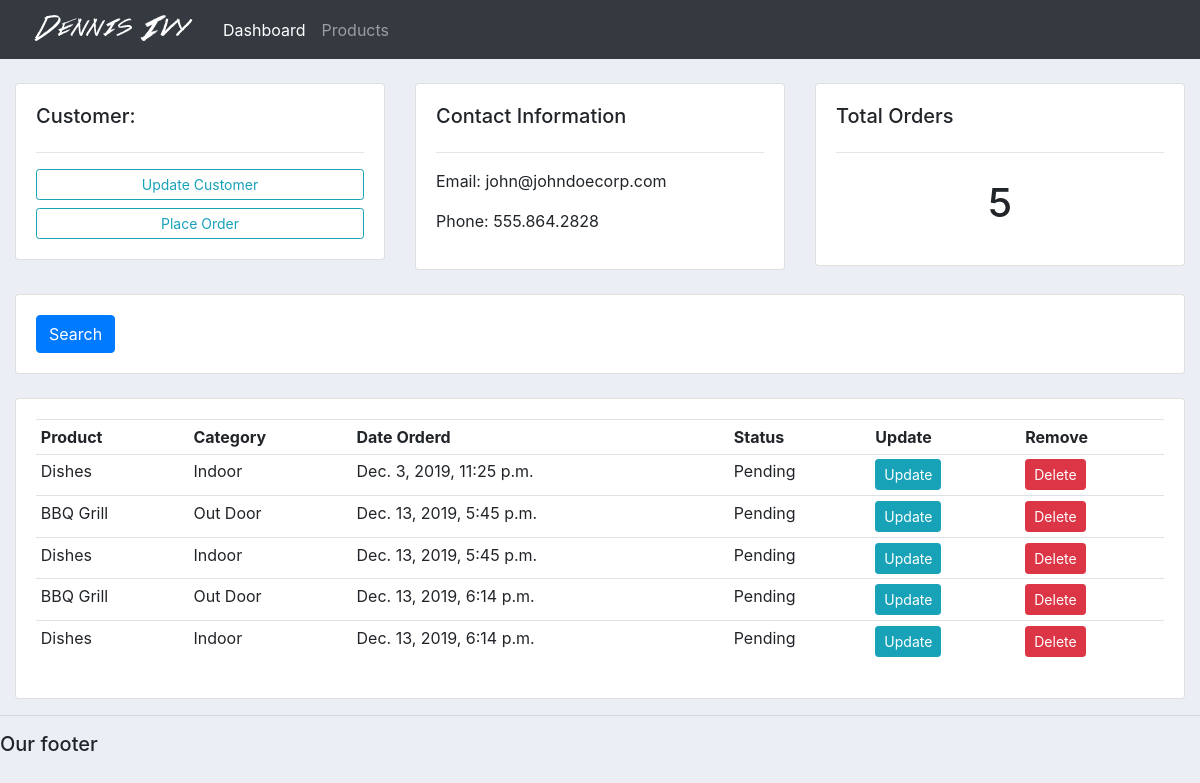
/customer/4/, run on the app's committed database.
### accounts/models.py (models this page shows, shortened)
class Customer(models.Model):
	name = models.CharField(max_length=200, null=True)
	phone = models.CharField(max_length=200, null=True)
	email = models.CharField(max_length=200, null=True)
	date_created = models.DateTimeField(auto_now_add=True, null=True)

class Order(models.Model):
	STATUS = (
			('Pending', 'Pending'),
			('Out for delivery', 'Out for delivery'),
			('Delivered', 'Delivered'),
			)
	customer = models.ForeignKey(Customer, null=True, on_delete= models.SET_NULL)
	product = models.ForeignKey(Product, null=True, on_delete= models.SET_NULL)
	date_created = models.DateTimeField(auto_now_add=True, null=True)
	status = models.CharField(max_length=200, null=True, choices=STATUS)

class Product(models.Model):
	CATEGORY = (
			('Indoor', 'Indoor'),
			('Out Door', 'Out Door'),
			)
	name = models.CharField(max_length=200, null=True)
	price = models.FloatField(null=True)
	category = models.CharField(max_length=200, null=True, choices=CATEGORY)
	description = models.CharField(max_length=200, null=True, blank=True)
	date_created = models.DateTimeField(auto_now_add=True, null=True)
	tags = models.ManyToManyField(Tag)
	def __str__(self):
		return self.name

### accounts/views.py (the view)
# urls.py: path('customer/<str:pk_test>/', views.customer, name="customer"),
def customer(request, pk_test):
	customer = Customer.objects.get(id=pk_test)
	orders = customer.order_set.all()
	order_count = orders.count()
	context = {'customer':customer, 'orders':orders, 'order_count':order_count}
	return render(request, 'accounts/customer.html',context)

### accounts/templates/accounts/customer.html
{%  extends 'accounts/main.html' %}
{% block content %}
	<br>
<div class="row">
	<div class="col-md">
		<div class="card card-body">
			<h5>Customer:</h5>
			<hr>
			<a class="btn btn-outline-info  btn-sm btn-block" href="">Update Customer</a>
			<a class="btn btn-outline-info  btn-sm btn-block" href="{% url 'create_order' customer.id %}">Place Order</a>
		</div>
	</div>
	<div class="col-md">
		<div class="card card-body">
			<h5>Contact Information</h5>
			<hr>
			<p>Email: {{customer.email}}</p>
			<p>Phone: {{customer.phone}}</p>
		</div>
	</div>
	<div class="col-md">
		<div class="card card-body">
			<h5>Total Orders</h5>
			<hr>
			<h1 style="text-align: center;padding: 10px">{{order_count}}</h1>
		</div>
	</div>
</div>
<br>
<div class="row">
	<div class="col">
		<div class="card card-body">
			<form method="get">
		    <button class="btn btn-primary" type="submit">Search</button>
		  </form>
		</div>
	</div>
</div>
<br>
<div class="row">
	<div class="col-md">
		<div class="card card-body">
			<table class="table table-sm">
				<tr>
					<th>Product</th>
					<th>Category</th>
					<th>Date Orderd</th>
					<th>Status</th>
					<th>Update</th>
					<th>Remove</th>
				</tr>
				{% for order in orders %}
				<tr>
					<td>{{order.product}}</td>
					<td>{{order.product.category}}</td>
					<td>{{order.date_created}}</td>
					<td>{{order.status}}</td>
					<td><a class="btn btn-sm btn-info" href="{% url 'update_order' order.id %}">Update</a></td>
					<td><a class="btn btn-sm btn-danger" href="{% url 'delete_order' order.id %}">Delete</a></td>
				</tr>
				{% endfor %}
			</table>
		</div>
	</div>
</div>
{% endblock %}

### static/css/main.css (style rules this page uses)
body { background-color: #ebeff5; }

### data on the page
Customer: email "john@johndoecorp.com", phone "555.864.2828"
Order: product "Dishes", product.category "Indoor", date_created "Dec. 3, 2019, 11:25 p.m.", status "Pending"
Order: product "BBQ Grill", product.category "Out Door", date_created "Dec. 13, 2019, 5:45 p.m.", status "Pending"
Order: product "Dishes", product.category "Indoor", date_created "Dec. 13, 2019, 5:45 p.m.", status "Pending"
Order: product "BBQ Grill", product.category "Out Door", date_created "Dec. 13, 2019, 6:14 p.m.", status "Pending"
Order: product "Dishes", product.category "Indoor", date_created "Dec. 13, 2019, 6:14 p.m.", status "Pending"

### other printed values
{{ order_count }} "5"
